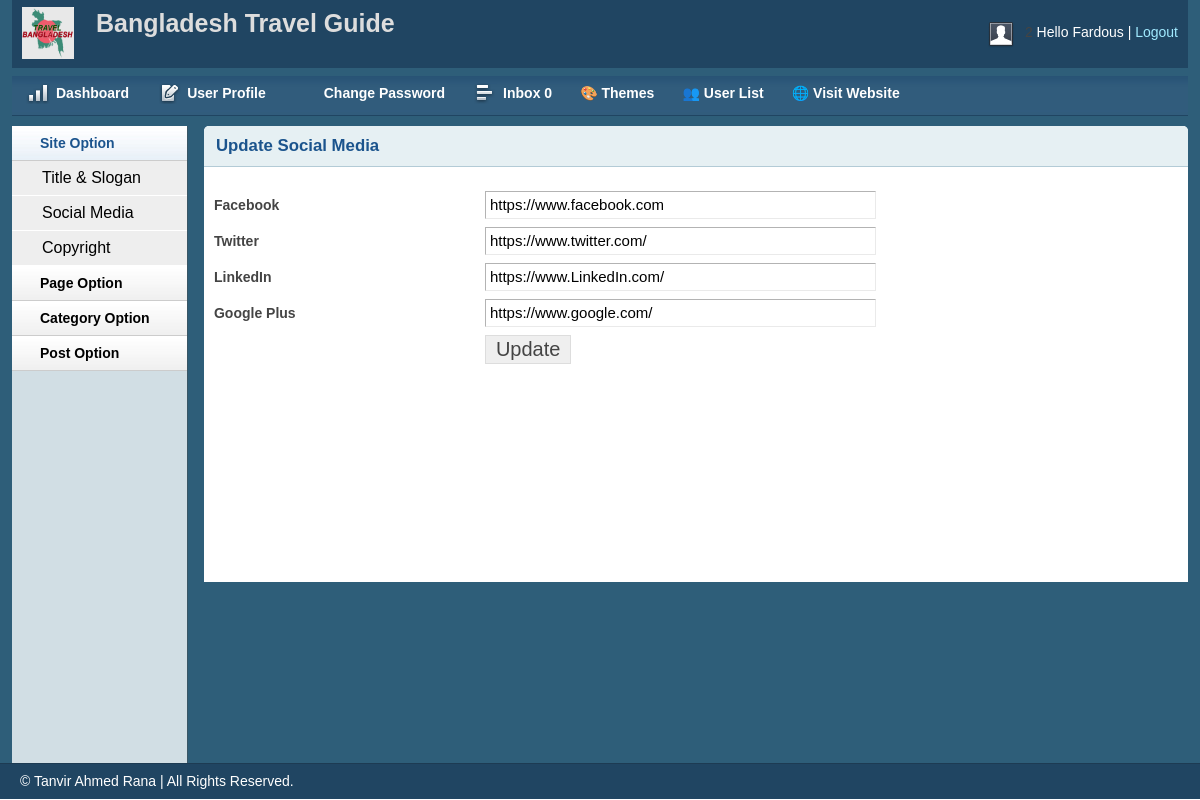
The app's page /admin/social.php (signed in) with its own data.
### tables this page shows
CREATE TABLE `tbl_social` (
  `id` int(11) NOT NULL,
  `fb` varchar(300) NOT NULL,
  `tw` varchar(300) NOT NULL,
  `ln` varchar(300) NOT NULL,
  `gp` varchar(300) NOT NULL
);

### lib/Database.php (called while the page is built, shortened)
<?php
Class Database{
	public $host   = DB_HOST;
	public $user   = DB_USER;
	public $pass   = DB_PASS;
	public $dbname = DB_NAME;
	public $link;
	private function connectDB(){
	$this->link = new mysqli($this->host, $this->user, $this->pass, $this->dbname);
 }
	public function select($query){
		$result = $this->link->query($query) or die($this->link->error.__LINE__);
		if($result->num_rows > 0){
			return $result;
		} else {
			return false;
		}
	}
}

### admin/social.php (the view, shortened to what this page needs)
<?php include 'inc/header.php';?>
<?php include 'inc/sidebar.php';?>
<div class="grid_10">
<div class="box round first grid">
<h2>Update Social Media</h2>
<div class="block">
<?php
 $query = "SELECT * FROM tbl_social WHERE id=1";
 $social_title = $db->select($query);
 if ($social_title) {
   while ($result = $social_title->fetch_assoc()){
 ?>
<form action="" method="post" enctype="multipart/form">
<table class="form">
<tr>
    <td>
        <label>Facebook</label>
    </td>
    <td>
        <input type="text" name="fb" value="<?php echo $result['fb']?>" class="medium" />
    </td>
</tr>
    <tr>
    <td>
        <label>Twitter</label>
    </td>
    <td>
        <input type="text" name="tw"  value="<?php echo $result['tw']?>" class="medium" />
    </td>
</tr>
    <tr>
    <td>
        <label>LinkedIn</label>
    </td>
    <td>
        <input type="text" name="ln"  value="<?php echo $result['ln']?>" class="medium" />
    </td>
</tr>
    <tr>
    <td>
        <label>Google Plus</label>
    </td>
    <td>
        <input type="text" name="gp" value="<?php echo $result['gp']?>" class="medium" />
    </td>
</tr>
    <tr>
    <td></td>
    <td>
        <input type="submit" name="submit" Value="Update" />
    </td>
</tr>
</table>
</form>
<?php } } ?>
</div>
</div>
</div>
<?php include 'inc/footer.php';?>

### admin/css/layout.css (style rules this page uses)
body { background: #fff none repeat scroll 0 0; color: #444; font-size: 14px; padding: 0; }
h1, h2, h3, h4, h5, h6 { line-height: 1.2em; margin-bottom: .3em; }
h2 { margin-top: 1em; }
.box { background: #fff; margin-bottom: 20px; padding: 10px 10px 10px 10px; margin-left: -8px; }
.box.grid { padding-bottom: 40px; }
.box.round { -moz-border-radius: 5px 5px 0px 0px; -webkit-border-radius: 5px 5px 0px 0px; border-radius: 5px 5px 0px 0px; }
.box h2 { font-size: 1.2em; font-weight: bold; color: #1B548D; background: #E6F0F3; margin: -10px -10px 0 -10px; padding: 10px 12px; border-bottom: 1px solid #B3CBD6; -moz-border-radius: 5px 5px 0px 0px; -webkit-border-radius: 5px 5px 0px 0px; border-radius: 5px 5px 0px 0px; }
.box.first { min-height: 406px; }
.block { padding-top: 20px; }
table.form { width: 100%; }
table.form td { padding: 4px 0px; }
table.form label { font-weight: bold; }
table.form input, table.form select { font-size: 15px; padding: 4px 4px 5px 4px; border-top: 1px solid #b3b3b3; border-left: 1px solid #b3b3b3; border-right: 1px solid #eaeaea; border-bottom: 1px solid #eaeaea; }
table.form input[type="submit"] { border: 1px solid #ddd; color: #444; cursor: pointer; font-size: 20px; padding: 2px 10px; }
input.medium { width: 55%; }
.block { padding-bottom: 1px; }

### records on screen
tbl_social: fb "https://www.facebook.com", tw "https://www.twitter.com/", ln "https://www.LinkedIn.com/", gp "https://www.google.com/"

### other values on screen
Session::get('username') "Fardous"
